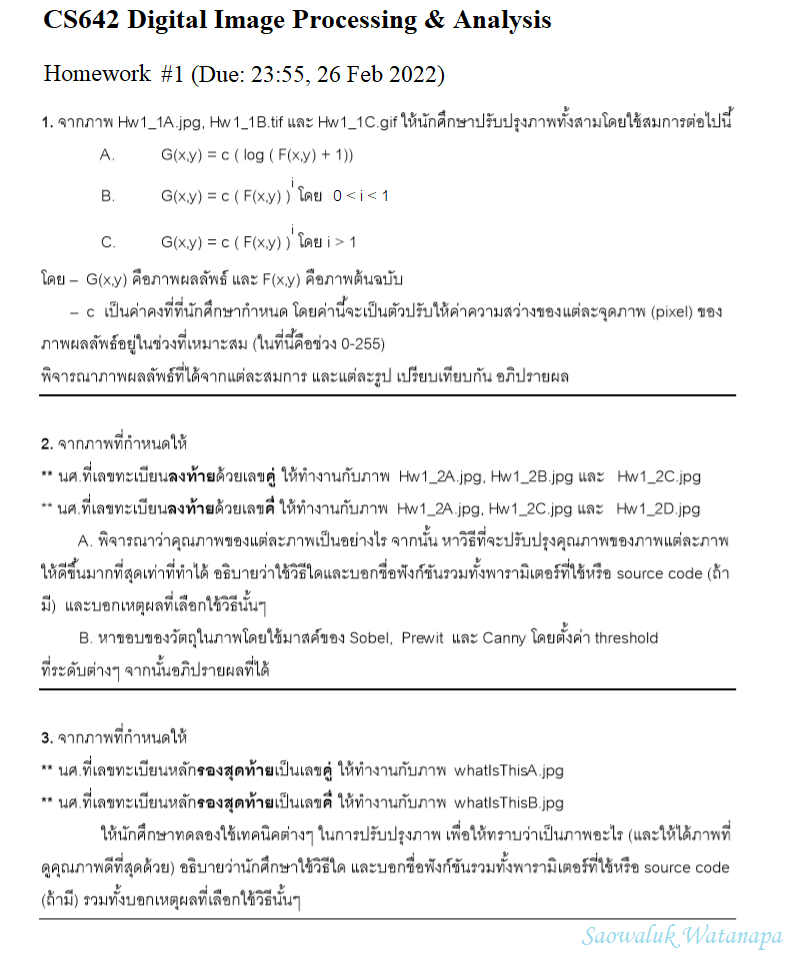
#> input picture cs642_hw1/2564_2--CS642--Hw1--โจทย์--scw.png, 800 x 970 px, found by its file name
$ jupyter execute --allow-errors CS642_Hw1.ipynb
#> lines starting #> are read from the running program, lines starting #| are printed output that depends on the picture
<a href="https://colab.research.google.com/github/ekkalaks/CS642-Digital-Image-Processing-and-Analysis/blob/main/CS642_Hw1.ipynb" target="_parent"></a>

[cell 1]
#import library
import cv2 # openCV สำหรับการจัดการภาพ
import numpy as np # numpy สำหรับการคำนวณ
import matplotlib.pyplot as plt # matplotlib สำหรับการแสดงผลภาพ

[cell 2]
quiz = cv2.imread('/content/cs642_hw1/2564_2--CS642--Hw1--โจทย์--scw.png')
#> quiz is the input picture: shape (970, 800, 3); mean B, G, R 243.4, 243.4, 243.4
plt.figure(figsize=(15,15))
plt.imshow(quiz)
plt.show()

# ข้อที่ 1

> ### ข้อ A

> Note

cv2.IMREAD_COLOR: It specifies to load a color image. Any transparency of image will be neglected. It is the default flag. Alternatively, we can pass integer value 1 for this flag.

cv2.IMREAD_GRAYSCALE: It specifies to load an image in grayscale mode. Alternatively, we can pass integer value 0 for this flag.

cv2.IMREAD_UNCHANGED: It specifies to load an image as such including alpha channel. Alternatively, we can pass integer value -1 for this flag.

[cell 3]
# Log Transformations
# Open the image.
img_a = cv2.imread('/content/cs642_hw1/Hw1_1A.jpg', 0)
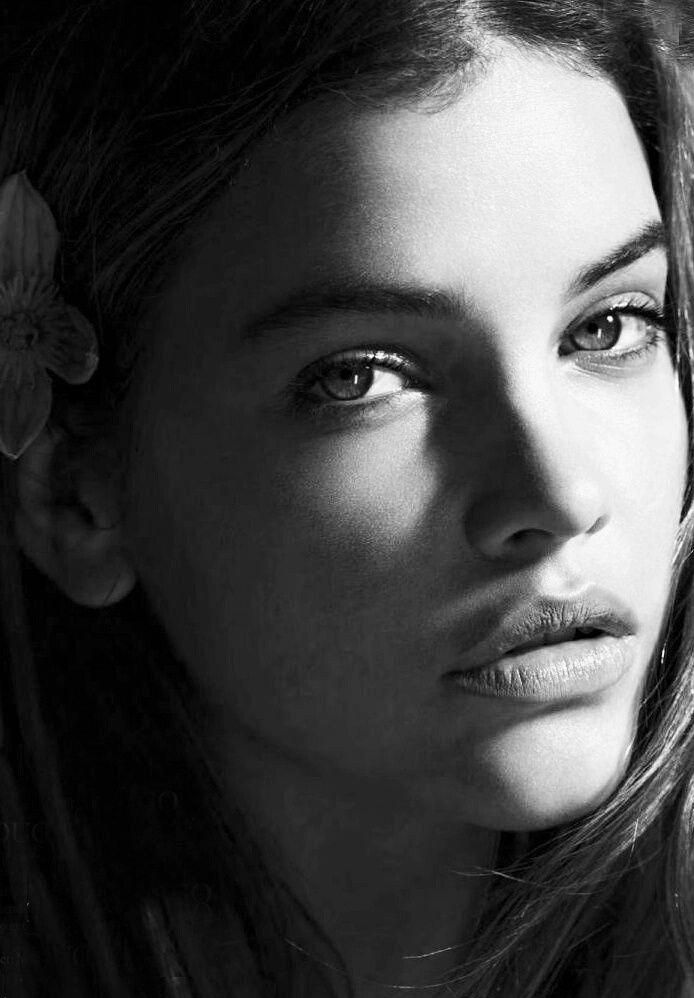
#> input picture cs642_hw1/Hw1_1A.jpg, 694 x 998 px, found by its file name
#> img_a is the input picture: shape (998, 694); min 0, max 255, mean 67.8

#Display original image
plt.figure(figsize=(10,10))
plt.imshow(img_a, cmap='gray')
plt.colorbar(pad=0.01)
plt.title("Hw1_1A Original Image")
plt.show()

[cell 4]
print(type(img_a)) # ชนิดออบเจ็กต์ ได้ <class 'numpy.ndarray'>
#| <class 'numpy.ndarray'>
print(img_a.shape) # รูปร่างอาเรย์
#| (998, 694)
print(img_a.dtype) # ชนิดข้อมูล ได้ uint8
#| uint8
print(img_a.min()) # ค่าต่ำสุด ได้ 0
#| 0
print(img_a.max()) # ค่าสูงสุด ได้ 255
#| 255

[cell 5]
# Apply log transform.
# c = 255/(np.log(1 + np.max(img))) -- ไม่ใช้
c = 15 # กำหนดค่า c = 15
log_transformed = c * (np.log(1 + np.abs(img_a)))

# Specify the data type.
log_transformed = np.array(log_transformed, dtype = np.uint8)
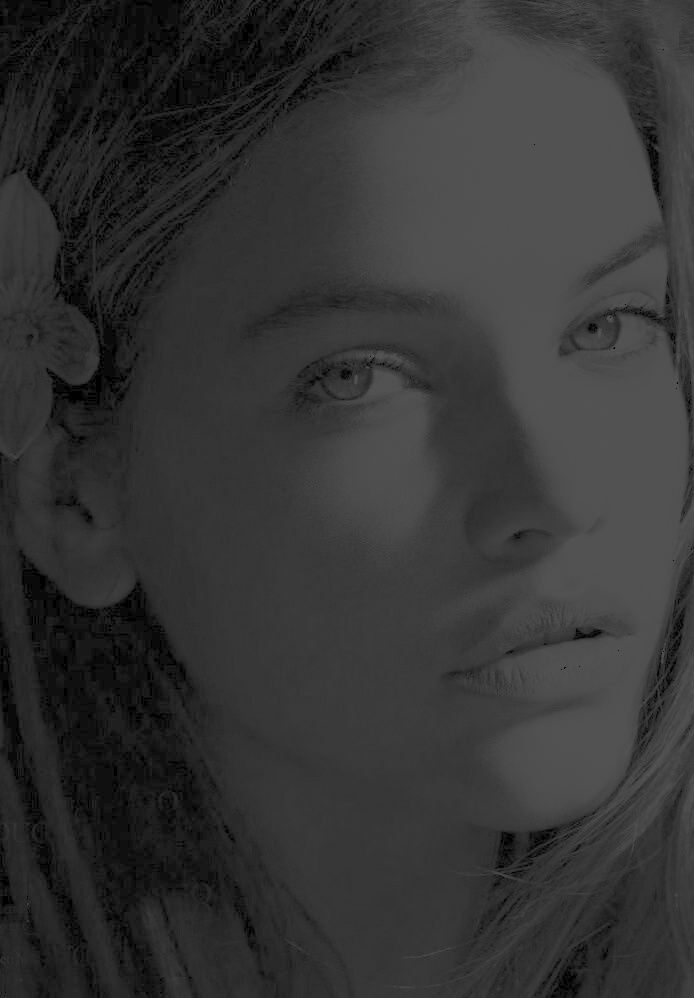
#> log_transformed: shape (998, 694); min 0, max 83, mean 52.4

# Save the output.
# cv2.imwrite('log_transformed.jpg', log_transformed)

#Display Log Transform image
# path
# path = '/content/cs642_hw1/log_transformed.jpg'
# log_transformed_img = cv2.imread(path)
plt.figure(figsize=(10,10))
# plt.imshow(log_transformed_img, cmap='gray')
plt.imshow(log_transformed, cmap='gray')
plt.colorbar(pad=0.01)
plt.title("Hw1_1A apply log transform and c=15")
plt.show()

[cell 6]
# Apply log transform.
# c = 255/(np.log(1 + np.max(img))) -- ไม่ใช้
c = 40 # กำหนดค่า c = 15
log_transformed = c * (np.log(1 + np.abs(img_a)))

# Specify the data type.
log_transformed = np.array(log_transformed, dtype = np.uint8)
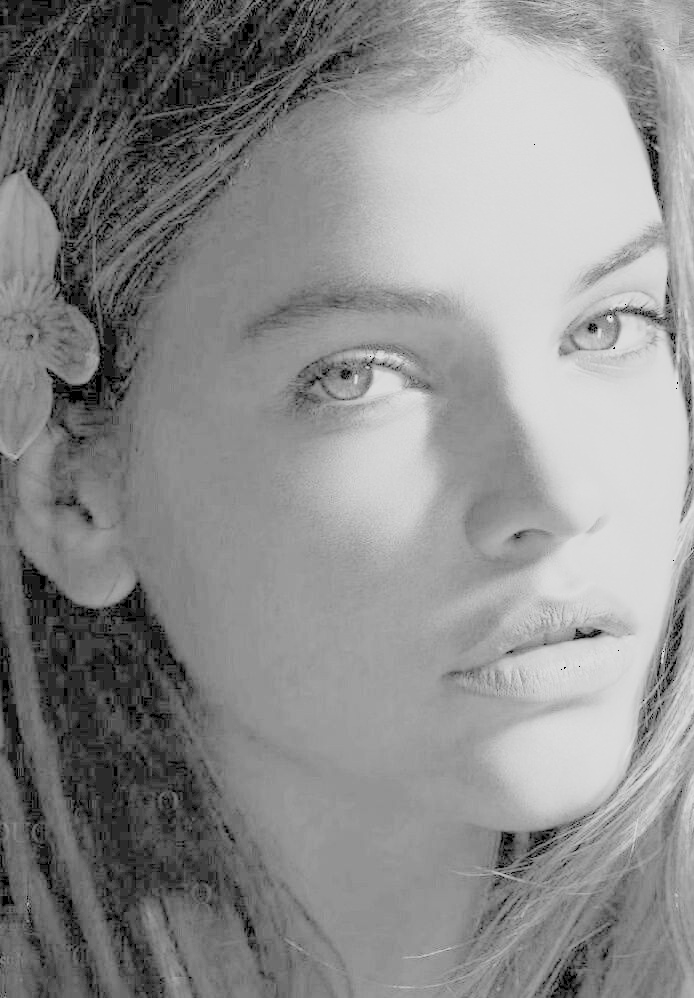
#> log_transformed: shape (998, 694); min 0, max 221, mean 140.5

# Save the output.
# cv2.imwrite('log_transformed.jpg', log_transformed)

#Display Log Transform image
# path
# path = '/content/cs642_hw1/log_transformed.jpg'
# log_transformed_img = cv2.imread(path)
plt.figure(figsize=(10,10))
# plt.imshow(log_transformed_img, cmap='gray')
plt.imshow(log_transformed, cmap='gray')
plt.colorbar(pad=0.01)
plt.title("Hw1_1A apply log transform and c=40")
plt.show()

> ### ข้อ B

> Power-Law (Gamma) Transformation โดยที่ 0 < i < 1

> และ c = 15 เช่นเดิม

[cell 7]
# Open the image.
img_b = cv2.imread('/content/cs642_hw1/Hw1_1B.tif', 0)
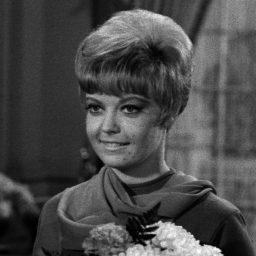
#> input picture cs642_hw1/Hw1_1B.tif, 256 x 256 px, found by its file name
#> img_b is the input picture: shape (256, 256); min 1, max 254, mean 73.6

#Display original image Hw1_1B
plt.figure(figsize=(10,10))
plt.imshow(img_b, cmap='gray')
plt.colorbar(pad=0.01)
plt.title("Hw1_1B Origianl Image")
plt.show()

[cell 8]
print(type(img_b)) # ชนิดออบเจ็กต์ ได้ <class 'numpy.ndarray'>
#| <class 'numpy.ndarray'>
print(img_b.shape) # รูปร่างอาเรย์
#| (256, 256)
print(img_b.dtype) # ชนิดข้อมูล ได้ uint8
#| uint8
print(img_b.min()) # ค่าต่ำสุด ได้ 0
#| 1
print(img_b.max()) # ค่าสูงสุด ได้ 255
#| 254

[cell 9]
# กำหนด gamma = 0.5, c= 15
gamma = 0.5
# Apply gamma correction.
# gamma_corrected = np.array(255*(img / 255) ** gamma, dtype = 'uint8') -- ไม่ใช้
gamma_corrected = np.array(15 * (img_b**gamma), dtype = 'uint8')
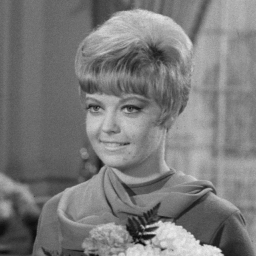
#> gamma_corrected: shape (256, 256); min 15, max 239, mean 122.6
#Display gamma_corrected
plt.figure(figsize=(10,10))
plt.imshow(gamma_corrected, cmap='gray')
plt.colorbar(pad=0.01)
plt.title("Hw1_1B by power transformation/gamma=0.05/c=15")
plt.show()

> ### ข้อ C

> Power-Law (Gamma) Transformation โดยที่  i > 1
และ c = 255 เช่นเดิม

.gif คืออะไร

> GIF (Graphics Interchange Format) คือรูปแบบแฟ้มภาพและแฟ้มภาพเคลื่อนไหว  ถูกออกแบบโดย  ถูกออกแบบโดย Compuserve เพื่อใช้กับคอมพิวเตอร์ต่างแบบต่าง รุ่นได้ ทำให้เหมาะสำหรับการนำมาใช้ในเวปเพจ เพราะต้องแสดงได้บนเครื่องที่แตกต่าง กัน แต่ข้อจำกัดของ GIF ที่สำคัญก็คือ มันสามารถใช้สีได้สูงสุดเพียงครั้งละ 256 สี เท่านั้น กราฟฟิกชนิด GIF ใช้การบีบอัดข้อมูลเพื่อลดพื้นที่การจัดเก็บข้อมูล ลักษณะ การบีบอัดข้อมูลในรูปแบบนี้จะได้ผลมากกับกราฟฟิกที่ใช้สีที่มีความสม่ำเสมอ เช่น ภาพ การ์ตูน หรือโลโก้ โดยที่จำนวนสีที่ใช้ไม่มากนัก ผู้ผลิตซอฟต์แวร์หลายรายกังวลเกี่ยวกับปัญหาสิทธิบัตรของแฟ้มแบบ GIF ซึ่งจดโดย Unisys ทำให้มีการสร้างรูปแบบแฟ้มภาพชนิดใหม่ที่ชื่อว่า PNG (Portable Network Graphics) ขึ้นมาทดแทน
ความแตกต่างระหว่าง GiF กับ JPEG
     นามสกุล GiF นั้นมีจำนวนสีที่แสดงเพียง 256 สี  ซึ่งในขณะที่  JPEG สามารถแสดงสีได้ถึง  16 ล้านสี  จะเห็นได้ว่ามีความแตกต่างกันอย่างมหาศาล  ดังนั้น  ภาพการ์ตูน  หรือภาพที่ไม่ต้องการความละเอียด  จะถูกเก็บไว้ด้วยนามสกุล GiF  ส่วนภาพที่ต้องการความละเอียดสูง  มักจะเซฟไว้ด้วยนามสกุล  JPEG

การอ่านไฟล์ gif จะไม่สามารถใช้ openCV2 ได้ปกติ จึงต้องใช้ plt.imread() แทน ซึ่งจะ

Returns
numpy.array
The image data. The returned array has shape

(M, N) for grayscale images.

(M, N, 3) for RGB images.

(M, N, 4) for RGBA images.

PNG images are returned as float arrays (0-1). All other formats are returned as int arrays, with a bit depth determined by the file's contents.

#> (a cell that did not finish here is left out)

#> (a cell that did not finish here is left out)

#> (a cell that did not finish here is left out)

#> (a cell that did not finish here is left out)

#> (a cell that did not finish here is left out)

### **ตอบ ข้อที่ 1**
> สมการ A คือ การทำ Log transformation

> สมการ B คือ การทำ Power-Law (Gamma) Transformation โดยที่ 0 < i < 1

> สมการ B คือ การทำ Power-Law (Gamma) Transformation โดยที่ i > 1

> กำหนด c = 15 ซึ่งเป็นค่าคงที่

ภาพ A เป็นการเอา ค่า c คือค่าความสว่างมาคำนวณ ผ่าน log ใน array แล้วบวก 1 ดังสมการ g(x,y) = c * (np.log(1 + np.abs(f(x,y)))) --> ผลลัพธ์ที่ได้ คือ ภาพมีความสว่างเพิ่มขึ้น จากเดิม ดังรูป Hw1_1A apply log transform and c=15 :

ภาพ B เป็นการปรับความสว่างของภาพ โดยการ ทำ Power Law Transformation ดังสมการ g(x,y) = np.array(c * (f(x,y)**gamma), dtype = 'uint8') โดยค่า i หรือ gamma = 0.05 --> ผลลัพธ์ที่ได้ คือ ภาพสว่างจาก ภาพต้นฉบับ ดังรูป Hw1_1B by power transformation/gamma=0.05/c=15

ภาพ C เป็นการปรับความสว่างของภาพคล้ายของ B แต่ จะแตกต่างที่ค่า i หรือ ค่า gamma ซึ่งมีค่ามากกว่า 1 ดังสมการ g(x,y) = np.array(c * (f(x,y)**gamma), dtype = 'uint8') โดยค่า i หรือ gamma = 2 --> ผลลัพธ์ที่ได้ คือ ภาพสว่างจาก ภาพต้นฉบับ ดังรูป Hw1_1C by power transformation/gamma=2/c=15

# ข้อที่ 2

[cell 15]
# อ่านไฟล์ภาพ Hw1_2A.jpg ด้วย cv2.imread
# แล้วเก็บค่า ในตัวแปรชื่อ hw1_2a
hw1_2a = cv2.imread('/content/cs642_hw1/Hw1_2A.jpg', 0)
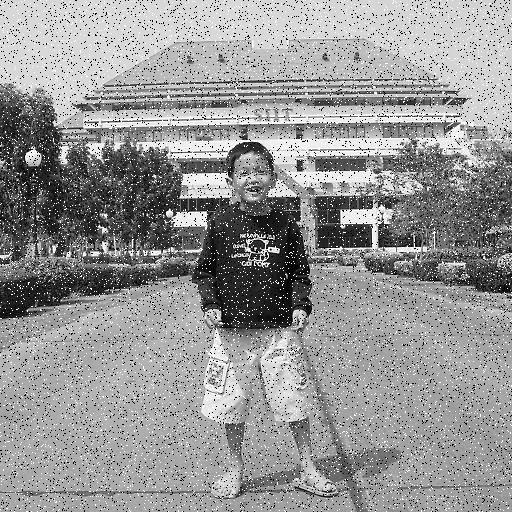
#> input picture cs642_hw1/Hw1_2A.jpg, 512 x 512 px, found by its file name
#> hw1_2a is the input picture: shape (512, 512); min 0, max 255, mean 149.6
print(type(hw1_2a)) # ชนิดออบเจ็กต์ ได้ <class 'numpy.ndarray'>
#| <class 'numpy.ndarray'>
print(hw1_2a.shape) # รูปร่างอาเรย์
#| (512, 512)
print(hw1_2a.dtype) # ชนิดข้อมูล ได้ uint8
#| uint8
print(hw1_2a.min()) # ค่าต่ำสุด ได้ 0
#| 0
print(hw1_2a.max()) # ค่าสูงสุด ได้ 255
#| 255

[cell 16]
# [6 lines of commented-out code are left out]

[cell 17]
hist,bins = np.histogram(hw1_2a.flatten(),256,[0,256])
#> hist = 256 values, max 7521 at index 255, min 375 at index 14, mean 1024; bins = 257 values from 0 to 256
cdf = hist.cumsum()
#> cdf = 256 values from 6564 to 262144
cdf_normalized = cdf * float(hist.max()) / cdf.max()
#> cdf_normalized = 256 values from 188.3 to 7521
plt.plot(cdf_normalized, color = 'b')
plt.hist(hw1_2a.flatten(),256,[0,256], color = 'r') # https://numpy.org/doc/stable/reference/generated/numpy.ndarray.flatten.html
plt.xlim([0,256])
plt.legend(('cdf','histogram'), loc = 'upper left')
plt.show()
#> figure, not shown here; tallest bar 7521 high, from x = 255 to 256; curve peaks at x = 255, y = 7521

[cell 18]
# อ่านไฟล์ภาพ Hw1_2A.jpg ด้วย cv2.imread
# แล้วเก็บค่า ในตัวแปรชื่อ hw1_2a
hw1_2b = cv2.imread('/content/cs642_hw1/Hw1_2B.jpg', 0)
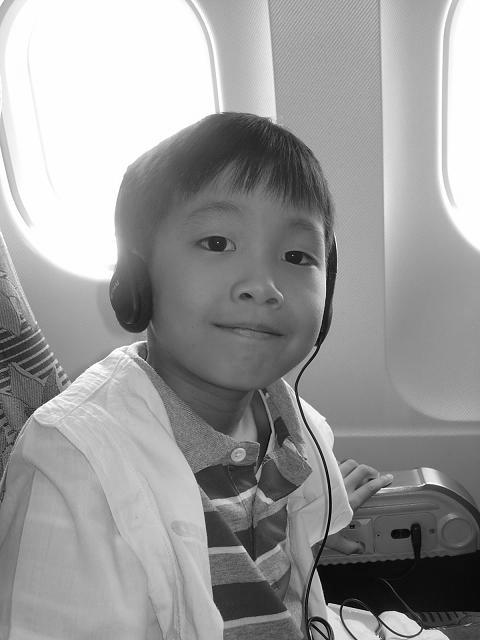
#> input picture cs642_hw1/Hw1_2B.jpg, 480 x 640 px, found by its file name
#> hw1_2b is the input picture: shape (640, 480); min 0, max 255, mean 153.7
print(type(hw1_2b)) # ชนิดออบเจ็กต์ ได้ <class 'numpy.ndarray'>
#| <class 'numpy.ndarray'>
print(hw1_2b.shape) # รูปร่างอาเรย์
#| (640, 480)
print(hw1_2b.dtype) # ชนิดข้อมูล ได้ uint8
#| uint8
print(hw1_2b.min()) # ค่าต่ำสุด ได้ 0
#| 0
print(hw1_2b.max()) # ค่าสูงสุด ได้ 255
#| 255

[cell 19]
# [5 lines of commented-out code are left out]

[cell 20]
# แสดงภาพต้นฉบับออกมาดู -- "Hw1_2B"
plt.figure(figsize=(10,10))
plt.imshow(hw1_2b, cmap='gray')
plt.colorbar(pad=0.01)
plt.title("Hw1_2B Origianl Image")
plt.show()

[cell 21]
plt.hist(hw1_2b, bins=50)
plt.xlabel("Pixel intensity")
plt.ylabel("Number of pixels")
plt.title("Hw1_2B Origianl Image")
plt.show()
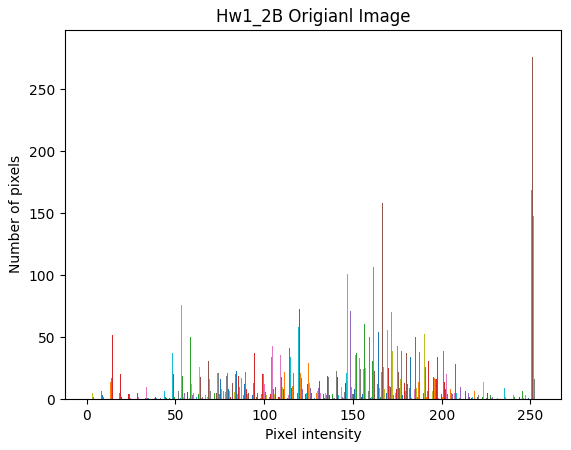
#> figure drawn by matplotlib, 1 panel; tallest bar 56 high, from x = 117.8 to 117.8; tallest bar 65 high, from x = 117.8 to 117.8; tallest bar 70 high, from x = 230 to 230

[cell 22]
hist,bins = np.histogram(hw1_2b.flatten(),256,[0,256])
#> hist = 256 values, max 40968 at index 254, min 12 at index 2, mean 1200
cdf = hist.cumsum()
#> cdf = 256 values from 35 to 307200
cdf_normalized = cdf * float(hist.max()) / cdf.max()
#> cdf_normalized = 256 values from 4.67 to 40968
plt.plot(cdf_normalized, color = 'b')
plt.hist(hw1_2a.flatten(),256,[0,256], color = 'r') # https://numpy.org/doc/stable/reference/generated/numpy.ndarray.flatten.html
plt.xlim([0,256])
plt.legend(('cdf','histogram'), loc = 'upper left')
plt.show()
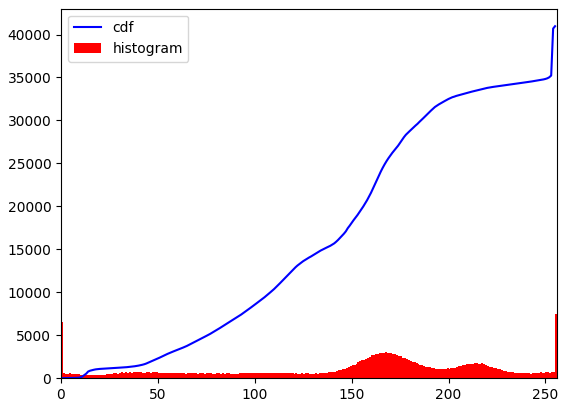
#> figure drawn by matplotlib, 1 panel; tallest bar 7521 high, from x = 255 to 256; curve peaks at x = 255, y = 40968

### Link Image Denoising
https://docs.opencv.org/3.4/d5/d69/tutorial_py_non_local_means.html

https://opencv24-python-tutorials.readthedocs.io/en/latest/py_tutorials/py_imgproc/py_filtering/py_filtering.html

[cell 23]
# hw1_2a_denois = cv2.fastNlMeansDenoising(hw1_2a, None, 20, 7, 21)
kernel = np.ones((5,5),np.float32)/25
hw1_2a_denois = cv2.filter2D(hw1_2a,-1,kernel)
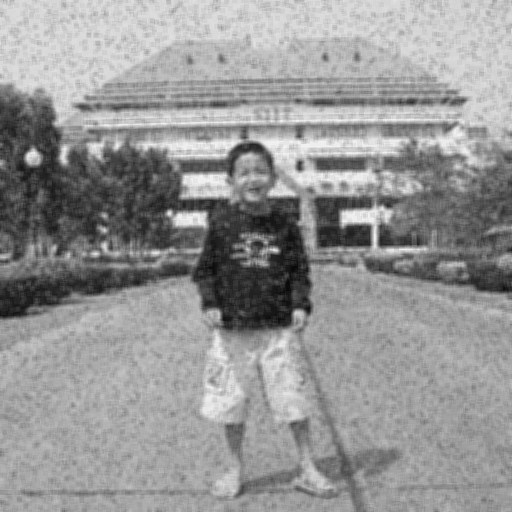
#> hw1_2a_denois: shape (512, 512); min 7, max 244, mean 149.6

plt.figure(figsize=(15,15))
plt.subplot(121),plt.imshow(hw1_2a, 'gray'),plt.title('Original')
plt.xticks([]), plt.yticks([])
plt.subplot(122),plt.imshow(hw1_2a_denois, 'gray'),plt.title('Averaging')
plt.xticks([]), plt.yticks([])
plt.show()
